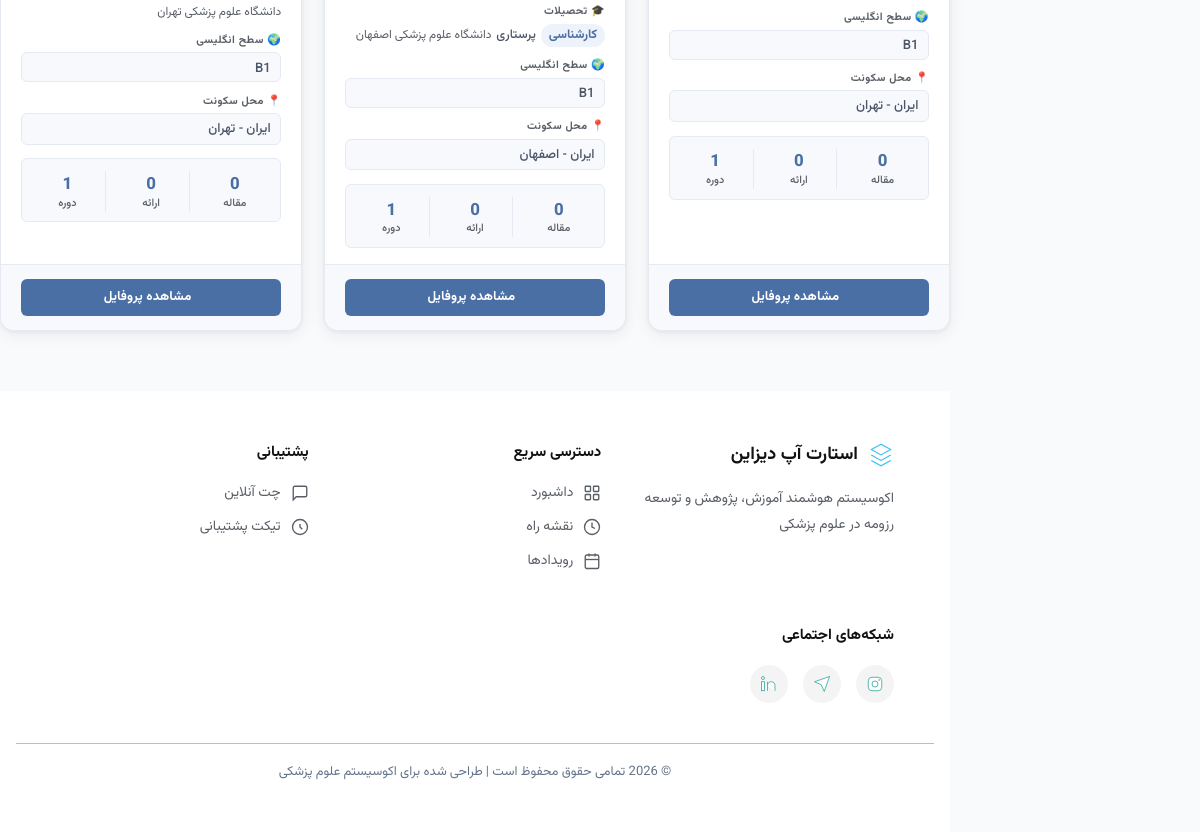
Before: /networking/list/ (lower part) with the older database file.
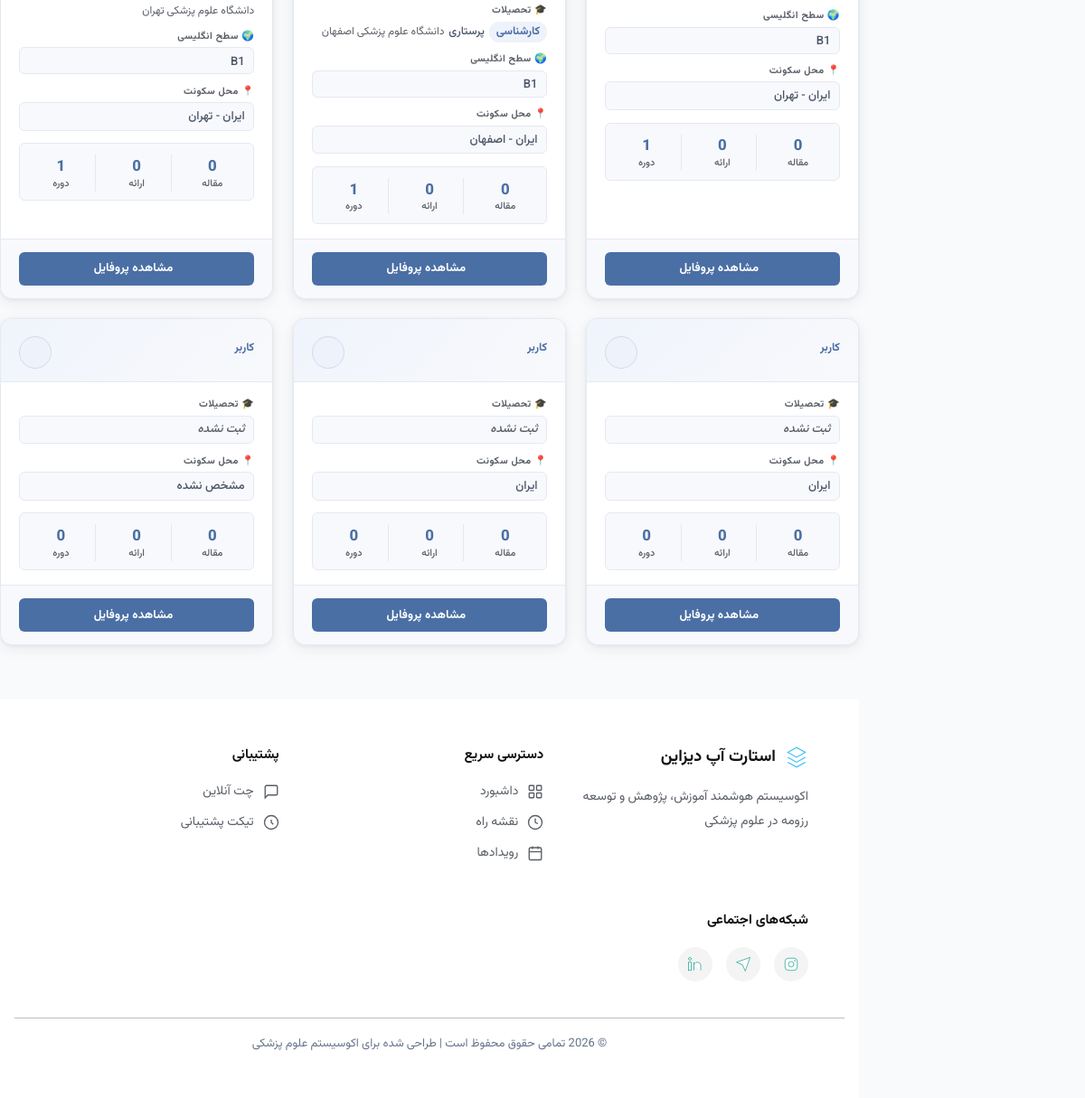
After: the same page with the newer database file.
### accounts/models.py (models this page shows, shortened)
class Profile(models.Model):
    GENDER_CHOICES = [('مرد', 'مرد'), ('زن', 'زن')]
    MARITAL_CHOICES = [('مجرد', 'مجرد'), ('متأهل', 'متأهل')]
    MILITARY_CHOICES = [
        ('', 'مربوط نیست'),
        ('معاف', 'معاف'),
        ('طرح پزشکی', 'طرح پزشکی'),
        ('سرباز', 'سرباز'),
        ('پایان خدمت', 'پایان خدمت'),
    ]
    SERVICE_PLAN_CHOICES = [
        ('', 'انتخاب کنید'),
        ('مشمول نیستم', 'مشمول نیستم'),
        ('در حال گذراندن', 'در حال گذراندن'),
        ('پایان یافته', 'پایان یافته'),
    ]
    PROPOSAL_STATUS_CHOICES = [
        ('', 'انتخاب کنید'),
        ('همه در جریان', 'همه در جریان'),
        ('همه خاتمه‌یافته', 'همه خاتمه‌یافته'),
        ('ترکیبی', 'ترکیبی (برخی در جریان، برخی خاتمه‌یافته)'),
    ]
    ENGLISH_LEVEL_CHOICES = [
        ('', 'انتخاب کنید'),
        ('A1', 'A1'), ('A2', 'A2'),
        ('B1', 'B1'), ('B2', 'B2'),
        ('C1', 'C1'), ('C2', 'C2'),
    ]
    GOAL_CHOICES = [
        ('استعداد درخشان', 'استعداد درخشان'),
        ('۴۰ امتیازی', '۴۰ امتیازی'),
        ('هیات علمی', 'هیات علمی'),
        ('ریسرچ پوزیشن / فلوشیپ خارج', 'ریسرچ پوزیشن / فلوشیپ خارج'),
    ]
    user = models.OneToOneField(User, on_delete=models.CASCADE, related_name='profile')
    first_name = models.CharField('نام', max_length=100)
    last_name = models.CharField('نام خانوادگی', max_length=100)
    gender = models.CharField('جنسیت', max_length=10, choices=GENDER_CHOICES, blank=True)
    marital_status = models.CharField('وضعیت تأهل', max_length=10, choices=MARITAL_CHOICES, blank=True)
    military_status = models.CharField('وضعیت سربازی', max_length=20, choices=MILITARY_CHOICES, blank=True)
    job_title = models.CharField('عنوان شغلی', max_length=150, blank=True)
    birth_date = models.CharField('تاریخ تولد', max_length=20)
    country = models.CharField('کشور', max_length=100, blank=True)
    city = models.CharField('استان / شهر محل سکونت', max_length=100, blank=True)
    phone = models.CharField('شماره موبایل', max_length=20)
    email = models.EmailField('ایمیل', blank=True)
    website = models.URLField('وب‌سایت شخصی', blank=True)
    national_id = models.CharField('کد ملی / شماره پاسپورت', max_length=20, blank=True)
    orcid = models.CharField('شناسه ORCID', max_length=20, blank=True)
    proposal_count = models.PositiveSmallIntegerField('تعداد پروپوزال‌ها', null=True, blank=True)
    proposal_status = models.CharField('وضعیت پروپوزال‌ها', max_length=50, choices=PROPOSAL_STATUS_CHOICES, blank=True)
    software_skills = models.TextField('مهارت‌های نرم‌افزاری', blank=True)
    writing_skills = models.TextField('مهارت‌های نگارشی', blank=True)
    clinical_certs = models.TextField('گواهینامه‌های مهارتی', blank=True)
    clinical_exp = models.TextField('سوابق کار دانشجویی و بالینی', blank=True)
    procedures = models.TextField('مهارت‌های پروسیجرال', blank=True)
    native_lang = models.CharField('زبان مادری', max_length=50, blank=True)
    english_level = models.CharField('سطح زبان انگلیسی', max_length=5, choices=ENGLISH_LEVEL_CHOICES, blank=True)
    lang_cert = models.TextField('مدرک زبان انگلیسی', blank=True)
    other_langs = models.TextField('سایر زبان‌ها', blank=True)
    extracurricular = models.TextField('فعالیت‌های فوق برنامه', blank=True)
    goal = models.CharField('هدف نهایی حرفه‌ای', max_length=50, choices=GOAL_CHOICES)
    specialty = models.CharField('حوزه تخصصی', max_length=200, blank=True)
    goal_notes = models.TextField('توضیحات اهداف', blank=True)
    service_plan = models.CharField('وضعیت طرح نیروی انسانی', max_length=30, choices=SERVICE_PLAN_CHOICES, blank=True)
    raw_text = models.TextField('متن خام پروفایل', blank=True)
    created_at = models.DateTimeField(auto_now_add=True)
    updated_at = models.DateTimeField(auto_now=True)
    class Meta:
        verbose_name = 'پروفایل'
        verbose_name_plural = 'پروفایل‌ها'

class Education(models.Model):
    FIELD_CHOICES = [
        ('پزشکی', 'پزشکی'), ('دندان‌پزشکی', 'دندان‌پزشکی'),
        ('داروسازی', 'داروسازی'), ('پرستاری', 'پرستاری'),
        ('فیزیوتراپی', 'فیزیوتراپی'), ('سایر', 'سایر'),
    ]
    DEGREE_CHOICES = [
        ('کارشناسی', 'کارشناسی'), ('کارشناسی ارشد', 'کارشناسی ارشد'),
        ('دکتری عمومی', 'دکتری عمومی'), ('دکتری تخصصی', 'دکتری تخصصی'),
    ]
    UNI_TYPE_CHOICES = [('تیپ ۱', 'تیپ ۱'), ('تیپ ۲', 'تیپ ۲'), ('تیپ ۳', 'تیپ ۳')]
    STAGE_CHOICES = [
        ('علوم پایه', 'علوم پایه'), ('فیزیوپات', 'فیزیوپات'),
        ('استاژری', 'استاژری'), ('اینترنی', 'اینترنی'),
        ('فارغ‌التحصیل', 'فارغ‌التحصیل'),
    ]
    profile = models.ForeignKey(Profile, on_delete=models.CASCADE, related_name='educations')
    field = models.CharField('رشته تحصیلی', max_length=30, choices=FIELD_CHOICES)
    degree = models.CharField('مقطع تحصیلی', max_length=20, choices=DEGREE_CHOICES)
    university = models.CharField('دانشگاه', max_length=200, blank=True)
    uni_type = models.CharField('تیپ دانشگاه', max_length=10, choices=UNI_TYPE_CHOICES, blank=True)
    start_date = models.CharField('تاریخ شروع', max_length=20, blank=True)
    end_date = models.CharField('تاریخ پایان', max_length=50, blank=True)
    stage = models.CharField('مرحله تحصیلی', max_length=20, choices=STAGE_CHOICES, blank=True)
    current_term = models.PositiveSmallIntegerField(
        'ترم فعلی', null=True, blank=True,
        validators=[MinValueValidator(1), MaxValueValidator(20)]
    )
    remaining_terms = models.PositiveSmallIntegerField(
        'ترم‌های باقیمانده', null=True, blank=True,
        validators=[MaxValueValidator(20)]
    )
    gpa = models.DecimalField(
        'معدل', max_digits=4, decimal_places=2, null=True, blank=True,
        validators=[MinValueValidator(0), MaxValueValidator(20)]
    )
    class Meta:
        verbose_name = 'تحصیلات'
        verbose_name_plural = 'تحصیلات'
        ordering = ['start_date']

### networking/views.py (the view, shortened to what this page needs)
# urls.py: path('list/', views.networking_list, name='networking_list'),
def networking_list(request):
    profiles = Profile.objects.all().select_related('user')
    form = ProfileSearchFilterForm(request.GET)
    search_query = request.GET.get('search', '')
    goal = request.GET.get('goal', '')
    if goal:
        profiles = profiles.filter(goal=goal)
    english_level = request.GET.get('english_level', '')
    if english_level:
        profiles = profiles.filter(english_level=english_level)
    gender = request.GET.get('gender', '')
    if gender:
        profiles = profiles.filter(gender=gender)
    country = request.GET.get('country', '')
    if country:
        profiles = profiles.filter(country__icontains=country)
    military_status = request.GET.get('military_status', '')
    if military_status:
        profiles = profiles.filter(military_status=military_status)
    paginator = Paginator(profiles, 12)  # 12 پروفایل در هر صفحه
    page_number = request.GET.get('page')
    page_obj = paginator.get_page(page_number)
    context = {
        'page_obj': page_obj,
        'profiles': page_obj.object_list,
        'form': form,
        'search_query': search_query,
    }
    return render(request, 'networking/networking_list.html', context)

### templates/networking/networking_list.html (shortened to what this page needs)
{% extends 'base.html' %}
{% load static %}
{% block extra_css %}
<link rel="stylesheet" href="{% static 'css/styles.css' %}">
{% endblock %}
{% block content %}
<div class="container py-5">
    <div class="nw-grid">
        {% for profile in profiles %}
        <div class="nw-card">
            <div class="nw-card-header">
                <div class="nw-card-header-info">
                    <p class="nw-card-title">
                        {{ profile.job_title|default:"کاربر" }}
                    </p>
                </div>
                <div class="nw-card-gender">
                </div>
            </div>
            <div class="nw-card-body">
                <div class="nw-info-item">
                    <span class="nw-info-label">🎓 تحصیلات</span>
                    {% with edu=profile.educations.first %}
                        {% if edu %}
                        <div class="nw-edu-item">
                            <span class="nw-edu-degree">{{ edu.degree }}</span>
                            <span class="nw-edu-field">{{ edu.field }}</span>
                            {% if edu.university %}
                                <span class="nw-edu-uni">{{ edu.university }}</span>
                            {% endif %}
                        </div>
                        {% else %}
                        <div class="nw-info-value muted">ثبت نشده</div>
                        {% endif %}
                    {% endwith %}
                </div>
                {% if profile.english_level %}
                <div class="nw-info-item">
                    <span class="nw-info-label">🌍 سطح انگلیسی</span>
                    <div class="nw-info-value">{{ profile.english_level }}</div>
                </div>
                {% endif %}
                <div class="nw-info-item">
                    <span class="nw-info-label">📍 محل سکونت</span>
                    <div class="nw-info-value">
                        {% if profile.country %}
                            {{ profile.country }}
                            {% if profile.city %} - {{ profile.city }}{% endif %}
                        {% else %}
                            <span class="muted">مشخص نشده</span>
                        {% endif %}
                    </div>
                </div>
                <div class="nw-stats-row">
                    <div class="nw-stat">
                        <span class="nw-stat-value">{{ profile.articles.count }}</span>
                        <span class="nw-stat-label">مقاله</span>
                    </div>
                    <div class="nw-stat">
                        <span class="nw-stat-value">{{ profile.presentations.count }}</span>
                        <span class="nw-stat-label">ارائه</span>
                    </div>
                    <div class="nw-stat">
                        <span class="nw-stat-value">{{ profile.training_courses.count }}</span>
                        <span class="nw-stat-label">دوره</span>
                    </div>
                </div>
            </div>
            <div class="nw-card-footer">
                <a href="{% url 'networking:profile_detail' profile.pk %}" class="nw-btn-view">
                     مشاهده پروفایل
                </a>
            </div>
        </div>
        {% endfor %}
    </div>
</div>
{% endblock %}

### templates/base.html (shortened to what this page needs)
{% load static %}
<!DOCTYPE html>
<html lang="fa" dir="rtl">
<head>
    <link rel="stylesheet" href="{% static 'css/common.css' %}">
    <link rel="stylesheet" href="{% static 'css/base.css' %}">
    {% block extra_css %}{% endblock %}
<body>
    <div class="main " id="main">
        {% block content %}{% endblock %}
        <footer class="dashboard-footer">
            <div class="footer-container">
                <div class="footer-brand">
                    <div class="footer-logo">
                        <svg viewBox="0 0 24 24" fill="none" stroke="currentColor">
                            <path d="M12 2L3 7l9 5 9-5-9-5z" />
                            <path d="M3 17l9 5 9-5" />
                            <path d="M3 12l9 5 9-5" />
                        </svg>
                        <span>استارت آپ دیزاین</span>
                    </div>
                    <p>اکوسیستم هوشمند آموزش، پژوهش و توسعه رزومه در علوم پزشکی</p>
                </div>
                <div class="footer-links">
                    <h4>دسترسی سریع</h4>
                    <a href="{% url 'core:home' %}">
                        <svg viewBox="0 0 24 24" fill="none" stroke="currentColor">
                            <rect x="3" y="3" width="7" height="7" rx="1" />
                            <rect x="14" y="3" width="7" height="7" rx="1" />
                            <rect x="3" y="14" width="7" height="7" rx="1" />
                            <rect x="14" y="14" width="7" height="7" rx="1" />
                        </svg>
                        داشبورد
                    </a>
                    <a href="{% url 'roadmap:roadmap_list' %}">
                        <svg viewBox="0 0 24 24" fill="none" stroke="currentColor">
                            <circle cx="12" cy="12" r="10" />
                            <polyline points="12 6 12 12 16 14" />
                        </svg>
                        نقشه راه
                    </a>
                    <a href="#">
                        <svg viewBox="0 0 24 24" fill="none" stroke="currentColor">
                            <rect x="3" y="4" width="18" height="18" rx="2" />
                            <line x1="16" y1="2" x2="16" y2="6" />
                            <line x1="8" y1="2" x2="8" y2="6" />
                            <line x1="3" y1="10" x2="21" y2="10" />
                        </svg>
                        رویدادها
                    </a>
                </div>
                <div class="footer-support">
                    <h4>پشتیبانی</h4>
                    <a href="#">
                        <svg viewBox="0 0 24 24" fill="none" stroke="currentColor">
                            <path d="M21 15a2 2 0 0 1-2 2H7l-4 4V5a2 2 0 0 1 2-2h14a2 2 0 0 1 2 2z" />
                        </svg>
                        چت آنلاین
                    </a>
                    <a href="#">
                        <svg viewBox="0 0 24 24" fill="none" stroke="currentColor">
                            <circle cx="12" cy="12" r="10" />
                            <path d="M12 8v4l3 3" />
                        </svg>
                        تیکت پشتیبانی
                    </a>
                </div>
                <div class="footer-social">
                    <h4>شبکه‌های اجتماعی</h4>
                    <div class="social-icons">
                        <a href="#" aria-label="Instagram">
                            <svg viewBox="0 0 24 24" fill="none" stroke="currentColor">
                                <rect x="3" y="3" width="18" height="18" rx="5" />
                                <circle cx="12" cy="12" r="4" />
                                <circle cx="17.5" cy="6.5" r="1" fill="currentColor" stroke="none" />
                            </svg>
                        </a>
                        <a href="#" aria-label="Telegram">
                            <svg viewBox="0 0 24 24" fill="none" stroke="currentColor">
                                <path d="M22 2L11 13" />
                                <path d="M22 2L15 22l-4-9-9-4 20-7z" />
                            </svg>
                        </a>
                        <a href="#" aria-label="LinkedIn">
                            <svg viewBox="0 0 24 24" fill="none" stroke="currentColor">
                                <rect x="2" y="9" width="4" height="12" />
                                <circle cx="4" cy="4" r="2" />
                                <path d="M10 9v12" />
                                <path d="M10 14c0-3 2-5 5-5s5 2 5 5v7" />
                            </svg>
                        </a>
                    </div>
                </div>
            </div>
            <div class="footer-bottom">
                © 2026 تمامی حقوق محفوظ است | طراحی شده برای اکوسیستم علوم پزشکی
            </div>
        </footer>
    </div>
</body>
</html>

Changed rows visible on the page:
added Profile: job_title "کاربر", shows "ثبت نشده", country "ایران", articles.count "0", presentations.count "0", training_courses.count "0"
added Profile: job_title "کاربر", shows "ثبت نشده", country "ایران", articles.count "0", presentations.count "0", training_courses.count "0"
added Profile: job_title "کاربر", shows "ثبت نشده", country "مشخص نشده", articles.count "0", presentations.count "0", training_courses.count "0"
